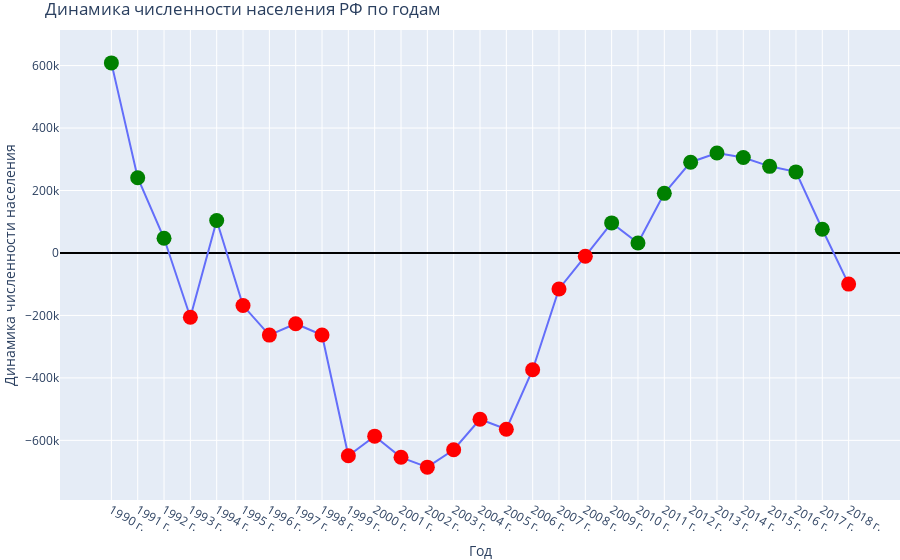

The notebook cell this image was saved under:
### Code cell
fig = go.Figure()
fig.add_trace(go.Scatter(x=df['year'], y=df['population'], customdata=df['dynamic'],
                         mode='lines+markers',
                         marker=dict(color=df['colors'], size=15),
                         name='Динамика численности населения РФ по годам'))
fig.update_yaxes(zeroline=True, zerolinewidth=2, zerolinecolor='black')


fig.update_layout(title="Динамика численности населения РФ по годам",
                  xaxis_title="Год",
                  yaxis_title="Динамика численности населения",
                  margin=dict(l=0, r=0, t=30, b=0))

fig.update_traces(hoverinfo="all", 
                  hovertemplate="%{x}<br>%{customdata} населения: %{y}")
fig.show()

### Figure 1 — Plotly figure (JSON) as saved in the notebook; plotly's stock layout.template omitted (floating-point values rounded to 4 significant figures)
{"data": [{"customdata": ["Прирост", "Прирост", "Прирост", "Убыль", "Прирост", "Убыль", "Убыль", "Убыль", "Убыль", "Убыль", "Убыль", "Убыль", "Убыль", "Убыль", "Убыль", "Убыль", "Убыль", "Убыль", "Убыль", "Прирост", "Прирост", "Прирост", "Прирост", "Прирост", "Прирост", "Прирост", "Прирост", "Прирост", "Убыль"], "hoverinfo": "all", "hovertemplate": "%{x}<br>%{customdata} населения: %{y}", "marker": {"color": ["green", "green", "green", "red", "green", "red", "red", "red", "red", "red", "red", "red", "red", "red", "red", "red", "red", "red", "red", "green", "green", "green", "green", "green", "green", "green", "green", "green", "red"], "size": 15}, "mode": "lines+markers", "name": "Динамика численности населения РФ по годам", "type": "scatter", "x": ["1990 г.", "1991 г.", "1992 г.", "1993 г.", "1994 г.", "1995 г.", "1996 г.", "1997 г.", "1998 г.", "1999 г.", "2000 г.", "2001 г.", "2002 г.", "2003 г.", "2004 г.", "2005 г.", "2006 г.", "2007 г.", "2008 г.", "2009 г.", "2010 г.", "2011 г.", "2012 г.", "2013 г.", "2014 г.", "2015 г.", "2016 г.", "2017 г.", "2018 г."], "y": [608665, 240900.0, 47002, -205827, 104070, -168299, -263025, -226480, -262707, -649298, -586517, -654277, -685684, -630064, -532540, -564464, -373890, -115157, -10339, 96310.0, 31931, 190900.0, 290676, 319900.0, 305469, 277422, 259700.0, 76060.0, -99712]}], "layout": {"margin": {"b": 0, "l": 0, "r": 0, "t": 30}, "title": {"text": "Динамика численности населения РФ по годам"}, "xaxis": {"title": {"text": "Год"}}, "yaxis": {"title": {"text": "Динамика численности населения"}, "zeroline": true, "zerolinecolor": "black", "zerolinewidth": 2}}}
